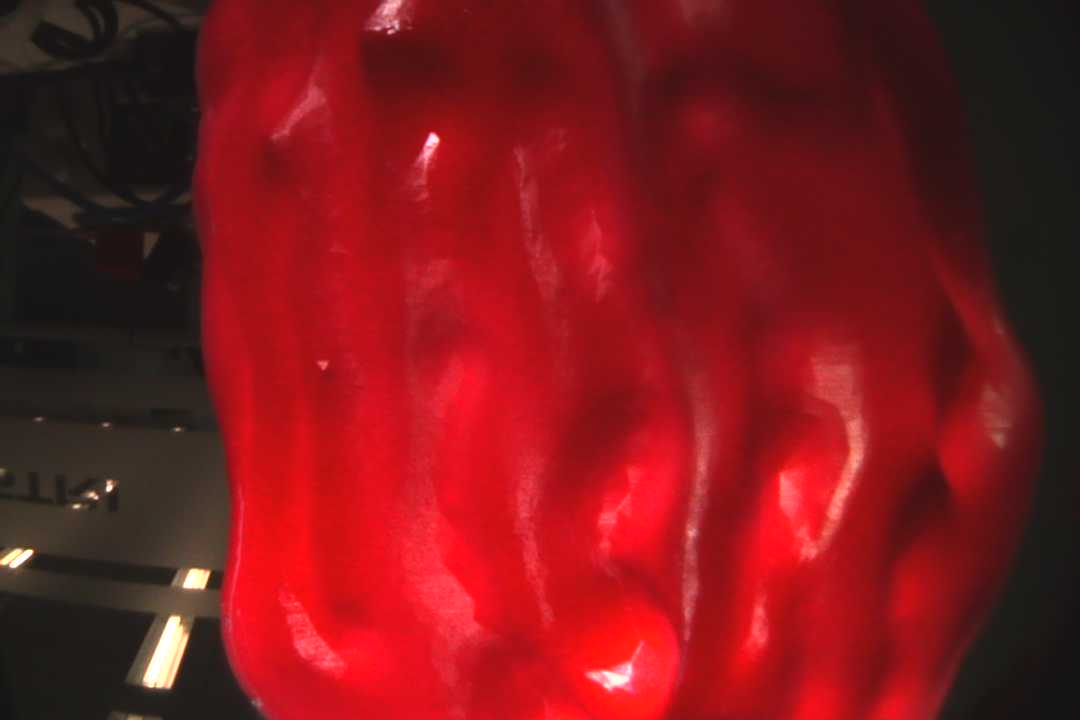
#> input picture 24_AUG_Data/Photo10_NoTag.jpg, 1080 x 720 px
$ python undistort_images.py 24_AUG_Data out
#> lines starting #> are read from the running program, lines starting #| are printed output that depends on the picture
"""Batch-undistort JPEG images using capsule_intrinsics.npz."""

import argparse
from pathlib import Path

import cv2
import numpy as np


DEFAULT_INTRINSICS = Path(__file__).with_name("capsule_intrinsics.npz")
JPEG_EXTENSIONS = {".jpg", ".jpeg"}


def parse_arguments():
    parser = argparse.ArgumentParser(
        description="Undistort all JPEG images in a directory using a saved capsule calibration."
    )
    parser.add_argument("input_directory", type=Path, help="Directory containing source JPEG images.")
    parser.add_argument("output_directory", type=Path, help="Directory for undistorted JPEG images.")
    parser.add_argument(
        "--intrinsics",
        type=Path,
        default=DEFAULT_INTRINSICS,
        help=f"Calibration .npz file (default: {DEFAULT_INTRINSICS.name}).",
    )
    parser.add_argument(
        "--recursive",
        action="store_true",
        help="Also process JPEG images in input subdirectories.",
    )
    return parser.parse_args()


def find_jpeg_images(input_directory, recursive):
    paths = input_directory.rglob("*") if recursive else input_directory.glob("*")
    return sorted(path for path in paths if path.is_file() and path.suffix.lower() in JPEG_EXTENSIONS)


def main():
    args = parse_arguments()
    input_directory = args.input_directory.resolve()
    output_directory = args.output_directory.resolve()
    intrinsics_path = args.intrinsics.resolve()

    if not input_directory.is_dir():
        raise SystemExit(f"Input directory does not exist: {input_directory}")
    if not intrinsics_path.is_file():
        raise SystemExit(f"Intrinsic calibration file does not exist: {intrinsics_path}")
    if input_directory == output_directory:
        raise SystemExit("Output directory must be different from the input directory.")

    try:
        calibration = np.load(intrinsics_path)
#> (reads capsule_intrinsics.npz from the repository)
        camera_matrix = calibration["camera_matrix"]
        dist_coeffs = calibration["dist_coeffs"]
    except (OSError, KeyError, ValueError) as error:
        raise SystemExit(f"Could not load calibration parameters: {error}") from error

    image_paths = find_jpeg_images(input_directory, args.recursive)
    if not image_paths:
        print(f"No JPEG images found in: {input_directory}")
        return

    processed_count = 0
    skipped_count = 0
    for image_path in image_paths:
        image = cv2.imread(str(image_path))
#> image is the input picture: shape (720, 1080, 3); mean B, G, R 28.2, 24.6, 125.8
        if image is None:
            print(f"Skipped unreadable image: {image_path}")
            skipped_count += 1
            continue

        relative_path = image_path.relative_to(input_directory)
        output_path = output_directory / relative_path
        output_path.parent.mkdir(parents=True, exist_ok=True)
        undistorted_image = cv2.undistort(image, camera_matrix, dist_coeffs)
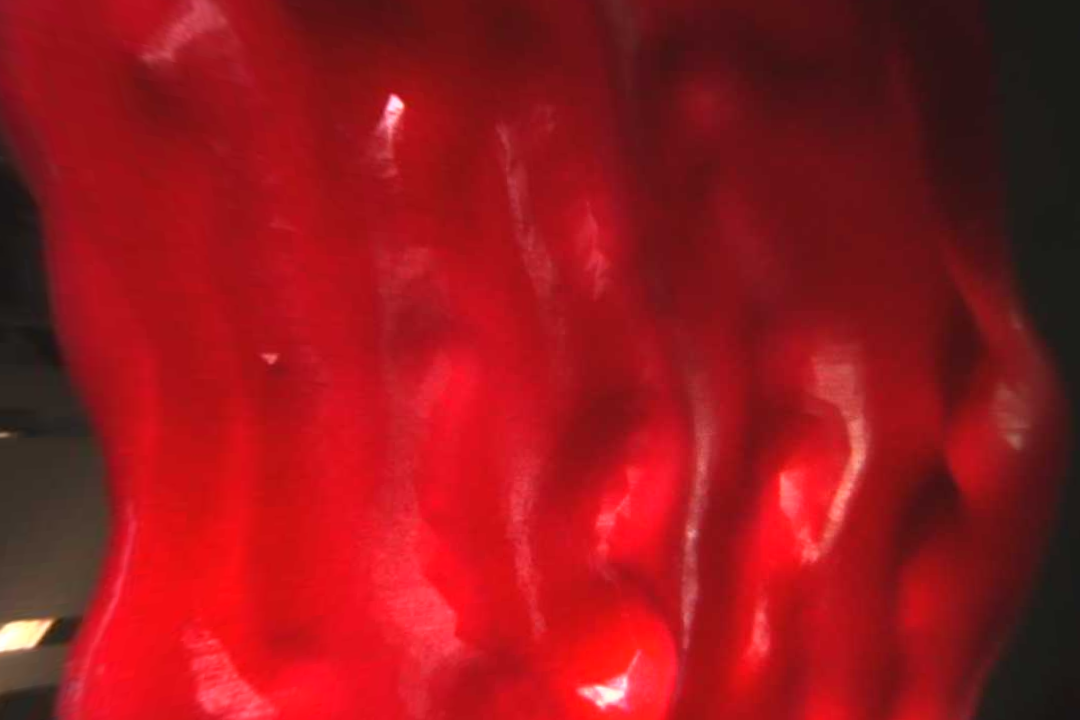
#> undistorted_image: shape (720, 1080, 3); mean B, G, R 28, 22.6, 150.5

        if not cv2.imwrite(str(output_path), undistorted_image):
            print(f"Skipped unwritable output: {output_path}")
            skipped_count += 1
            continue

        processed_count += 1
        print(f"Undistorted: {relative_path}")
#> pass 2 of the loop in main, `for image_path in image_paths:`:
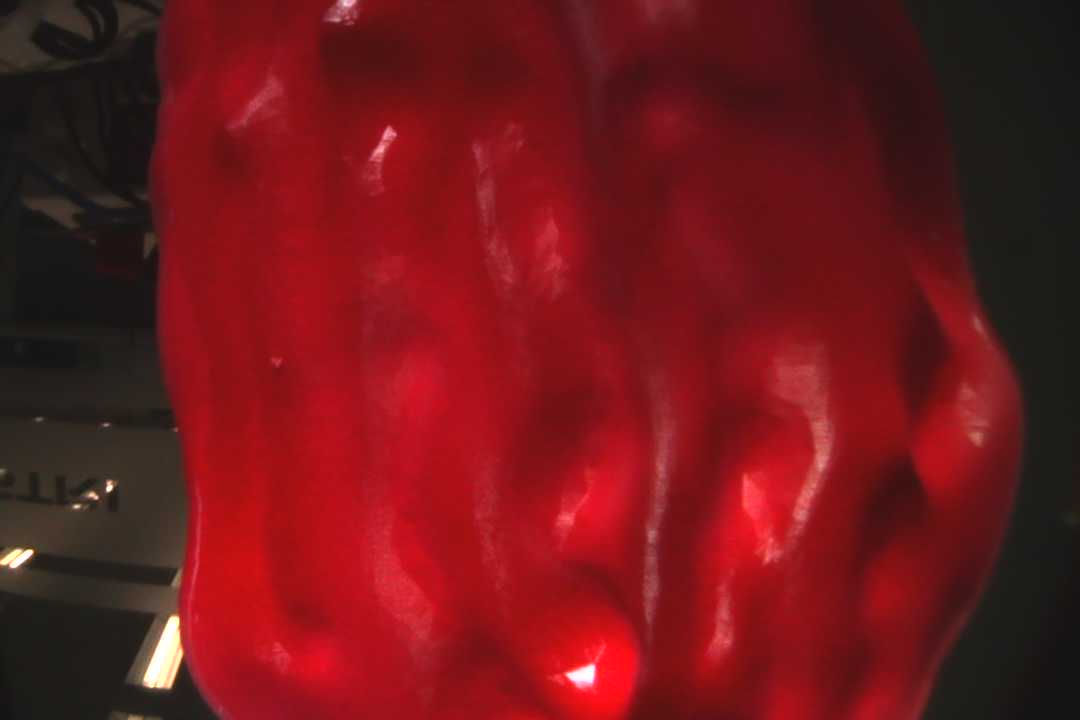
#> input picture 24_AUG_Data/Photo11_NoTag.jpg, 1080 x 720 px
#> in main, image is the input picture: shape (720, 1080, 3); mean B, G, R 26.9, 23.4, 110.9
#> in main, `undistorted_image = cv2.undistort(image, camera_matrix, dist_coeffs)`:
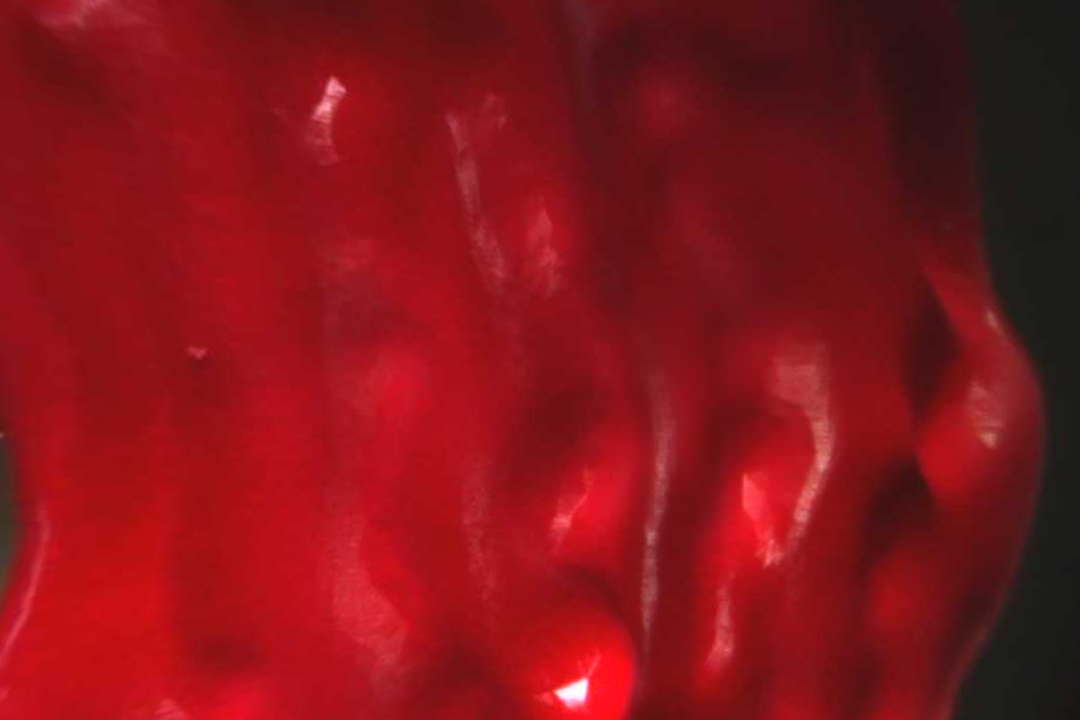
#> undistorted_image: shape (720, 1080, 3); mean B, G, R 25.6, 20.3, 132

    print(f"Completed: {processed_count} image(s) written to {output_directory}")
    if skipped_count:
        print(f"Skipped: {skipped_count} image(s)")


if __name__ == "__main__":
    main()
